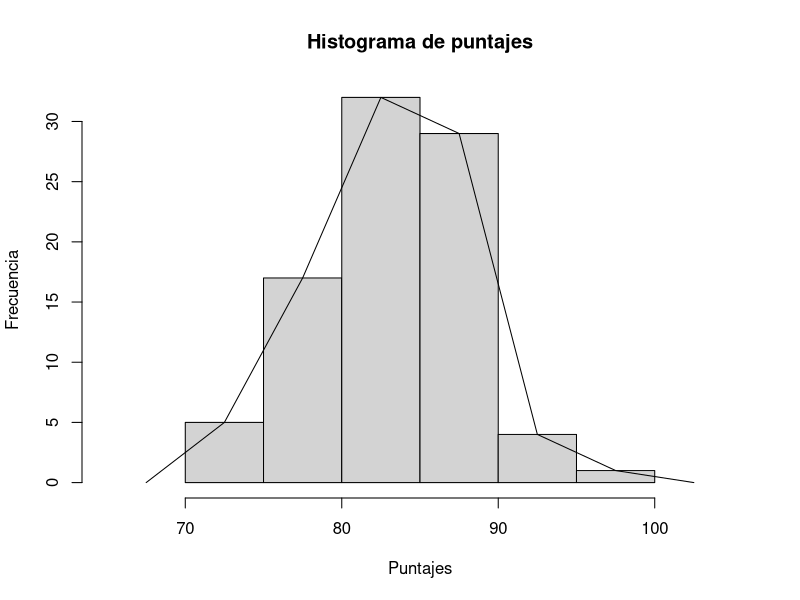
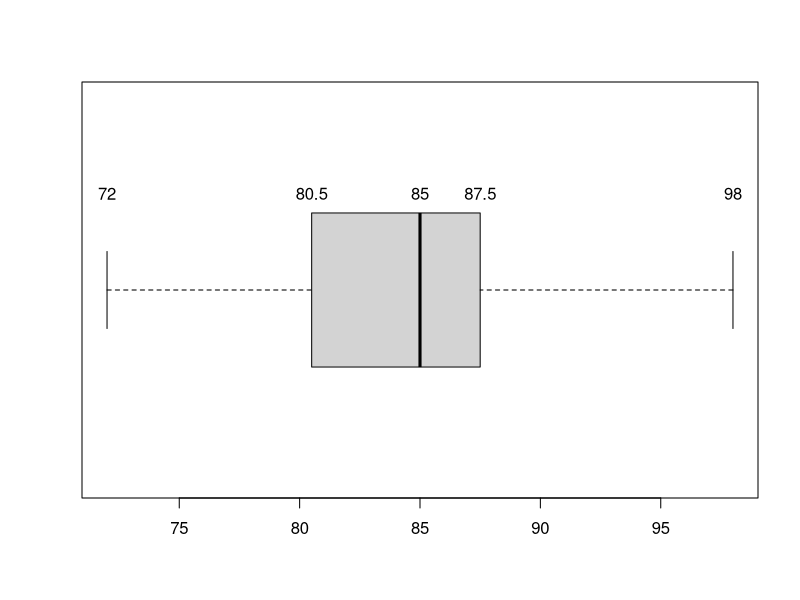

Reproduce these figures in R, in order.
## ---- chunk 1
datos <- c(84, 85, 87, 72, 88, 87, 86, 88, 80, 82, 88, 76, 75, 85, 81, 93, 84, 80,
83, 89, 83, 88, 87, 80, 80, 87, 84, 83, 88, 85, 98, 85, 91, 83, 78, 82, 85, 80,
80, 92, 76, 81, 75, 86, 84, 82, 89, 85, 88, 85, 89, 83, 87, 85, 85, 80, 92, 86,
78, 89, 88, 81, 90, 85, 72, 87, 80, 87, 83, 89, 80, 90, 90, 87, 72, 87, 82, 85,
78, 80, 90, 77, 84, 84, 89, 79, 81, 85)
## ---- chunk 2
intervalos <- seq(70,100,5)
tabla <- as.data.frame(table(cut(datos,intervalos)))
tabla
## ---- chunk 3
histograma <- hist(datos, xlim = c(65,105), xlab = "Puntajes", ylab =
"Frecuencia", main = "Histograma de puntajes")
lines(c(67.5,histograma$mids,102.5), c(0,histograma$counts,0))
## ---- chunk 4
tabla$FrecRel <- tabla$Freq/sum(tabla$Freq)
tabla$RelPor <- tabla$FrecRel*100
tabla$PorAcu <- cumsum(tabla$RelPor)
tabla
## ---- chunk 5
table(datos)
## ---- chunk 6
max(datos) - min(datos)
## ---- chunk 7
tabla2 <- as.data.frame(table(cut(datos,intervalos, right = FALSE)))
tabla2$FrecRel <- tabla2$Freq/sum(tabla2$Freq)
tabla2$RelPor <- tabla2$FrecRel*100
tabla2$PorAcu <- cumsum(tabla2$RelPor)
tabla2
## ---- chunk 8
boxplot(datos, horizontal = TRUE)
text(x = boxplot.stats(datos)$stats, labels = boxplot.stats(datos)$stats, y =1.25)
## ---- chunk 9
var(datos)
sd(datos)
summary(datos)
